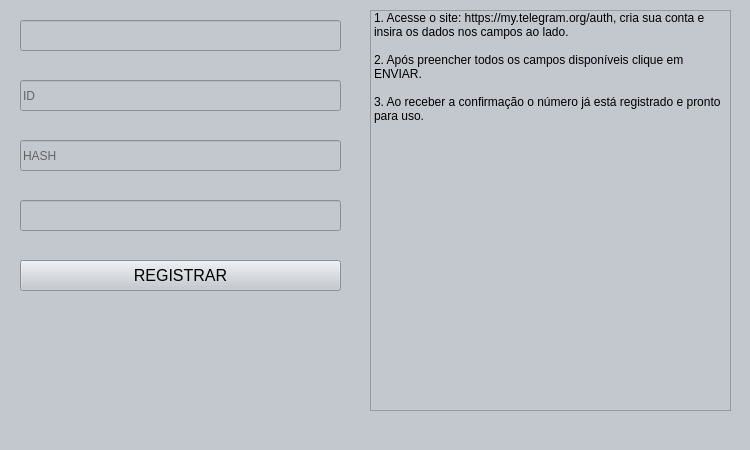
<?xml version="1.0" encoding="UTF-8"?>
<ui version="4.0">
 <class>MainWindow</class>
 <widget class="QMainWindow" name="MainWindow">
  <property name="geometry">
   <rect>
    <x>0</x>
    <y>0</y>
    <width>750</width>
    <height>450</height>
   </rect>
  </property>
  <property name="windowTitle">
   <string>MainWindow</string>
  </property>
  <property name="styleSheet">
   <string notr="true">background-color: rgb(195, 200, 206);</string>
  </property>
  <widget class="QWidget" name="centralwidget">
   <widget class="QLineEdit" name="id">
    <property name="geometry">
     <rect>
      <x>20</x>
      <y>80</y>
      <width>321</width>
      <height>31</height>
     </rect>
    </property>
    <property name="placeholderText">
     <string>ID</string>
    </property>
    <property name="clearButtonEnabled">
     <bool>true</bool>
    </property>
   </widget>
   <widget class="QPushButton" name="registrar">
    <property name="geometry">
     <rect>
      <x>20</x>
      <y>260</y>
      <width>321</width>
      <height>31</height>
     </rect>
    </property>
    <property name="font">
     <font>
      <pointsize>12</pointsize>
     </font>
    </property>
    <property name="text">
     <string>REGISTRAR</string>
    </property>
   </widget>
   <widget class="QLineEdit" name="hash">
    <property name="geometry">
     <rect>
      <x>20</x>
      <y>140</y>
      <width>321</width>
      <height>31</height>
     </rect>
    </property>
    <property name="placeholderText">
     <string>HASH</string>
    </property>
    <property name="clearButtonEnabled">
     <bool>true</bool>
    </property>
   </widget>
   <widget class="QLineEdit" name="telefone">
    <property name="enabled">
     <bool>false</bool>
    </property>
    <property name="geometry">
     <rect>
      <x>20</x>
      <y>200</y>
      <width>321</width>
      <height>31</height>
     </rect>
    </property>
    <property name="text">
     <string/>
    </property>
    <property name="placeholderText">
     <string/>
    </property>
    <property name="clearButtonEnabled">
     <bool>true</bool>
    </property>
   </widget>
   <widget class="QListWidget" name="listWidget">
    <property name="geometry">
     <rect>
      <x>370</x>
      <y>10</y>
      <width>361</width>
      <height>401</height>
     </rect>
    </property>
    <property name="showDropIndicator" stdset="0">
     <bool>true</bool>
    </property>
    <property name="selectionMode">
     <enum>QAbstractItemView::NoSelection</enum>
    </property>
    <property name="wordWrap">
     <bool>true</bool>
    </property>
    <item>
     <property name="text">
      <string>1. Acesse o site: https://my.telegram.org/auth, cria sua conta e insira os dados nos campos ao lado.</string>
     </property>
    </item>
    <item>
     <property name="text">
      <string/>
     </property>
    </item>
    <item>
     <property name="text">
      <string>2. Após preencher todos os campos disponíveis clique em ENVIAR.</string>
     </property>
    </item>
    <item>
     <property name="text">
      <string/>
     </property>
    </item>
    <item>
     <property name="text">
      <string>3. Ao receber a confirmação o número já está registrado e pronto para uso.</string>
     </property>
    </item>
   </widget>
   <widget class="QLabel" name="notificacao">
    <property name="geometry">
     <rect>
      <x>20</x>
      <y>320</y>
      <width>321</width>
      <height>31</height>
     </rect>
    </property>
    <property name="font">
     <font>
      <pointsize>12</pointsize>
     </font>
    </property>
    <property name="text">
     <string/>
    </property>
   </widget>
   <widget class="QLineEdit" name="numero">
    <property name="enabled">
     <bool>false</bool>
    </property>
    <property name="geometry">
     <rect>
      <x>20</x>
      <y>20</y>
      <width>321</width>
      <height>31</height>
     </rect>
    </property>
   </widget>
  </widget>
  <widget class="QMenuBar" name="menubar">
   <property name="geometry">
    <rect>
     <x>0</x>
     <y>0</y>
     <width>750</width>
     <height>22</height>
    </rect>
   </property>
  </widget>
  <widget class="QStatusBar" name="statusbar"/>
 </widget>
 <resources/>
 <connections/>
</ui>
